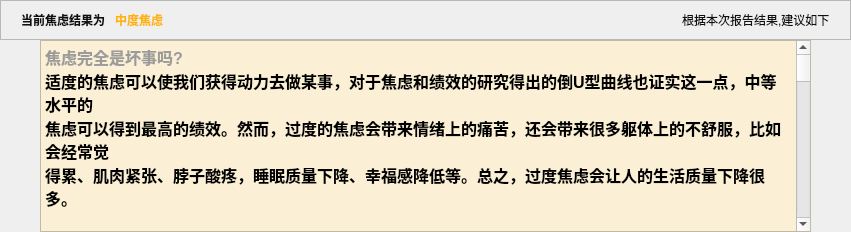
           <widget class="QWidget" name="jl_zd">
            <layout class="QVBoxLayout" name="verticalLayout_50">
             <property name="spacing">
              <number>0</number>
             </property>
             <property name="leftMargin">
              <number>0</number>
             </property>
             <property name="topMargin">
              <number>0</number>
             </property>
             <property name="rightMargin">
              <number>0</number>
             </property>
             <property name="bottomMargin">
              <number>0</number>
             </property>
             <item>
              <layout class="QVBoxLayout" name="verticalLayout_53">
               <property name="spacing">
                <number>0</number>
               </property>
               <item>
                <widget class="QFrame" name="frame_32">
                 <property name="frameShape">
                  <enum>QFrame::StyledPanel</enum>
                 </property>
                 <property name="frameShadow">
                  <enum>QFrame::Raised</enum>
                 </property>
                 <layout class="QHBoxLayout" name="horizontalLayout_46">
                  <property name="spacing">
                   <number>10</number>
                  </property>
                  <property name="leftMargin">
                   <number>20</number>
                  </property>
                  <property name="rightMargin">
                   <number>20</number>
                  </property>
                  <item>
                   <widget class="QLabel" name="label_77">
                    <property name="styleSheet">
                     <string notr="true">color: rgb(16, 16, 16);
font: 75 12pt &quot;微软雅黑&quot;;
font-weight: bold;</string>
                    </property>
                    <property name="text">
                     <string>当前焦虑结果为</string>
                    </property>
                   </widget>
                  </item>
                  <item>
                   <widget class="QLabel" name="label_78">
                    <property name="styleSheet">
                     <string notr="true">color: rgb(255, 180, 5);
font: 75 14pt &quot;微软雅黑&quot;;
font-weight: bold;</string>
                    </property>
                    <property name="text">
                     <string>中度焦虑</string>
                    </property>
                   </widget>
                  </item>
                  <item>
                   <spacer name="horizontalSpacer_29">
                    <property name="orientation">
                     <enum>Qt::Horizontal</enum>
                    </property>
                    <property name="sizeHint" stdset="0">
                     <size>
                      <width>509</width>
                      <height>20</height>
                     </size>
                    </property>
                   </spacer>
                  </item>
                  <item>
                   <widget class="QLabel" name="label_79">
                    <property name="styleSheet">
                     <string notr="true">color: rgb(16, 16, 16);
font: 75 12pt &quot;微软雅黑&quot;;
</string>
                    </property>
                    <property name="text">
                     <string>根据本次报告结果,建议如下</string>
                    </property>
                   </widget>
                  </item>
                 </layout>
                </widget>
               </item>
               <item>
                <layout class="QVBoxLayout" name="verticalLayout_54">
                 <property name="leftMargin">
                  <number>40</number>
                 </property>
                 <property name="rightMargin">
                  <number>40</number>
                 </property>
                 <item>
                  <widget class="QTextEdit" name="textEdit_10">
                   <property name="styleSheet">
                    <string notr="true"> QTextEdit {
        background-color: rgb(251, 240, 213);
		
    }</string>
                   </property>
                   <property name="readOnly">
                    <bool>true</bool>
                   </property>
                   <property name="html">
                    <string>&lt;!DOCTYPE HTML PUBLIC &quot;-//W3C//DTD HTML 4.0//EN&quot; &quot;http://www.w3.org/TR/REC-html40/strict.dtd&quot;&gt;
&lt;html&gt;&lt;head&gt;&lt;meta name=&quot;qrichtext&quot; content=&quot;1&quot; /&gt;&lt;meta charset=&quot;utf-8&quot; /&gt;&lt;style type=&quot;text/css&quot;&gt;
p, li { white-space: pre-wrap; }
hr { height: 1px; border-width: 0; }
li.unchecked::marker { content: &quot;\2610&quot;; }
li.checked::marker { content: &quot;\2612&quot;; }
&lt;/style&gt;&lt;/head&gt;&lt;body style=&quot; font-family:'Microsoft YaHei UI'; font-size:9pt; font-weight:400; font-style:normal;&quot;&gt;
&lt;p style=&quot; margin-top:0px; margin-bottom:0px; margin-left:0px; margin-right:0px; -qt-block-indent:0; text-indent:0px;&quot;&gt;&lt;span style=&quot; font-family:'SimSun'; font-size:12pt; font-weight:600; color:#9b9b9b;&quot;&gt;焦虑完全是坏事吗?&lt;/span&gt;&lt;/p&gt;
&lt;p style=&quot; margin-top:0px; margin-bottom:0px; margin-left:0px; margin-right:0px; -qt-block-indent:0; text-indent:0px;&quot;&gt;&lt;span style=&quot; font-family:'SimSun'; font-size:12pt; font-weight:600;&quot;&gt;适度的焦虑可以使我们获得动力去做某事，对于焦虑和绩效的研究得出的倒U型曲线也证实这一点，中等水平的&lt;/span&gt;&lt;/p&gt;
&lt;p style=&quot; margin-top:0px; margin-bottom:0px; margin-left:0px; margin-right:0px; -qt-block-indent:0; text-indent:0px;&quot;&gt;&lt;span style=&quot; font-family:'SimSun'; font-size:12pt; font-weight:600;&quot;&gt;焦虑可以得到最高的绩效。然而，过度的焦虑会带来情绪上的痛苦，还会带来很多躯体上的不舒服，比如会经常觉&lt;/span&gt;&lt;/p&gt;
&lt;p style=&quot; margin-top:0px; margin-bottom:0px; margin-left:0px; margin-right:0px; -qt-block-indent:0; text-indent:0px;&quot;&gt;&lt;span style=&quot; font-family:'SimSun'; font-size:12pt; font-weight:600;&quot;&gt;得累、肌肉紧张、脖子酸疼，睡眠质量下降、幸福感降低等。总之，过度焦虑会让人的生活质量下降很多。&lt;/span&gt;&lt;/p&gt;
&lt;p style=&quot;-qt-paragraph-type:empty; margin-top:0px; margin-bottom:0px; margin-left:0px; margin-right:0px; -qt-block-indent:0; text-indent:0px; font-family:'SimSun'; font-size:12pt; font-weight:600;&quot;&gt;&lt;br /&gt;&lt;/p&gt;
&lt;p style=&quot; margin-top:0px; margin-bottom:0px; margin-left:0px; margin-right:0px; -qt-block-indent:0; text-indent:0px;&quot;&gt;&lt;span style=&quot; font-family:'SimSun'; font-size:12pt; font-weight:600; color:#9b9b9b;&quot;&gt;焦虑的影响因素&lt;/span&gt;&lt;/p&gt;
&lt;p style=&quot; margin-top:0px; margin-bottom:0px; margin-left:0px; margin-right:0px; -qt-block-indent:0; text-indent:0px;&quot;&gt;&lt;span style=&quot; font-family:'SimSun'; font-size:12pt; font-weight:600;&quot;&gt;·遗传因素：研究表明，焦虑症可能具有一定的遗传倾向。如果家庭中有焦虑症的病例，个体发展焦虑的风险可能&lt;/span&gt;&lt;/p&gt;
&lt;p style=&quot; margin-top:0px; margin-bottom:0px; margin-left:0px; margin-right:0px; -qt-block-indent:0; text-indent:0px;&quot;&gt;&lt;span style=&quot; font-family:'SimSun'; font-size:12pt; font-weight:600;&quot;&gt;较高。&lt;/span&gt;&lt;/p&gt;
&lt;p style=&quot; margin-top:0px; margin-bottom:0px; margin-left:0px; margin-right:0px; -qt-block-indent:0; text-indent:0px;&quot;&gt;&lt;span style=&quot; font-family:'SimSun'; font-size:12pt; font-weight:600;&quot;&gt;·生物学因素：脑部神经递质（如血清素、去甲肾上腺素）的不平衡、激素水平的波动以及大脑结构的差异都可能&lt;/span&gt;&lt;/p&gt;
&lt;p style=&quot; margin-top:0px; margin-bottom:0px; margin-left:0px; margin-right:0px; -qt-block-indent:0; text-indent:0px;&quot;&gt;&lt;span style=&quot; font-family:'SimSun'; font-size:12pt; font-weight:600;&quot;&gt;与焦虑症的发生有关。&lt;/span&gt;&lt;/p&gt;
&lt;p style=&quot; margin-top:0px; margin-bottom:0px; margin-left:0px; margin-right:0px; -qt-block-indent:0; text-indent:0px;&quot;&gt;&lt;span style=&quot; font-family:'SimSun'; font-size:12pt; font-weight:600;&quot;&gt;·心理因素：个体的性格特征，如完美主义、过度自我批评等，可能增加焦虑的风险。此外，童年时期的创伤经历&lt;/span&gt;&lt;/p&gt;
&lt;p style=&quot; margin-top:0px; margin-bottom:0px; margin-left:0px; margin-right:0px; -qt-block-indent:0; text-indent:0px;&quot;&gt;&lt;span style=&quot; font-family:'SimSun'; font-size:12pt; font-weight:600;&quot;&gt;、早期生活环境也会对心理健康产生影响。&lt;/span&gt;&lt;/p&gt;
&lt;p style=&quot; margin-top:0px; margin-bottom:0px; margin-left:0px; margin-right:0px; -qt-block-indent:0; text-indent:0px;&quot;&gt;&lt;span style=&quot; font-family:'SimSun'; font-size:12pt; font-weight:600;&quot;&gt;·环境因素：生活中的压力事件，如工作压力、家庭冲突、经济困难等，都是焦虑的常见诱因。长期处于紧张或不&lt;/span&gt;&lt;/p&gt;
&lt;p style=&quot; margin-top:0px; margin-bottom:0px; margin-left:0px; margin-right:0px; -qt-block-indent:0; text-indent:0px;&quot;&gt;&lt;span style=&quot; font-family:'SimSun'; font-size:12pt; font-weight:600;&quot;&gt;安的环境中，也容易引发或加重焦虑症状。&lt;/span&gt;&lt;/p&gt;
&lt;p style=&quot; margin-top:0px; margin-bottom:0px; margin-left:0px; margin-right:0px; -qt-block-indent:0; text-indent:0px;&quot;&gt;&lt;span style=&quot; font-family:'SimSun'; font-size:12pt; font-weight:600;&quot;&gt;·社会因素：社会支持的缺乏、社会孤立、与他人的关系问题等都可能增加焦虑感。现代社会中，社交媒体的影响&lt;/span&gt;&lt;/p&gt;
&lt;p style=&quot; margin-top:0px; margin-bottom:0px; margin-left:0px; margin-right:0px; -qt-block-indent:0; text-indent:0px;&quot;&gt;&lt;span style=&quot; font-family:'SimSun'; font-size:12pt; font-weight:600;&quot;&gt;也可能对心理健康产生负面作用。&lt;/span&gt;&lt;/p&gt;
&lt;p style=&quot; margin-top:0px; margin-bottom:0px; margin-left:0px; margin-right:0px; -qt-block-indent:0; text-indent:0px;&quot;&gt;&lt;span style=&quot; font-family:'SimSun'; font-size:12pt; font-weight:600;&quot;&gt;·生活方式：不良的生活习惯，如缺乏锻炼、睡眠不足、不健康的饮食等，可能会影响情绪状态，增加焦虑感。&lt;/span&gt;&lt;/p&gt;
&lt;p style=&quot; margin-top:0px; margin-bottom:0px; margin-left:0px; margin-right:0px; -qt-block-indent:0; text-indent:0px;&quot;&gt;&lt;span style=&quot; font-family:'SimSun'; font-size:12pt; font-weight:600;&quot;&gt;·认知因素：个体对威胁的感知、对自己能力的怀疑以及对未来的过度担忧等认知模式，也可能导致或加重焦虑症&lt;/span&gt;&lt;/p&gt;
&lt;p style=&quot; margin-top:0px; margin-bottom:0px; margin-left:0px; margin-right:0px; -qt-block-indent:0; text-indent:0px;&quot;&gt;&lt;span style=&quot; font-family:'SimSun'; font-size:12pt; font-weight:600;&quot;&gt;状。&lt;/span&gt;&lt;/p&gt;
&lt;p style=&quot;-qt-paragraph-type:empty; margin-top:0px; margin-bottom:0px; margin-left:0px; margin-right:0px; -qt-block-indent:0; text-indent:0px; font-family:'SimSun'; font-size:12pt; font-weight:600;&quot;&gt;&lt;br /&gt;&lt;/p&gt;
&lt;p style=&quot; margin-top:0px; margin-bottom:0px; margin-left:0px; margin-right:0px; -qt-block-indent:0; text-indent:0px;&quot;&gt;&lt;span style=&quot; font-family:'SimSun'; font-size:12pt; font-weight:600; color:#ff0000;&quot;&gt;焦虑的影响因素通常是综合的，不同因素可能以不同的方式相互作用，影响一个人的焦虑水平。理解这些因素有助&lt;/span&gt;&lt;/p&gt;
&lt;p style=&quot; margin-top:0px; margin-bottom:0px; margin-left:0px; margin-right:0px; -qt-block-indent:0; text-indent:0px;&quot;&gt;&lt;span style=&quot; font-family:'SimSun'; font-size:12pt; font-weight:600; color:#ff0000;&quot;&gt;于制定有效的应对策略，如心理治疗、药物治疗或生活方式调整。&lt;/span&gt;&lt;/p&gt;
&lt;p style=&quot;-qt-paragraph-type:empty; margin-top:0px; margin-bottom:0px; margin-left:0px; margin-right:0px; -qt-block-indent:0; text-indent:0px; font-family:'SimSun'; font-size:12pt; font-weight:600; color:#ff0000;&quot;&gt;&lt;br /&gt;&lt;/p&gt;
&lt;p style=&quot; margin-top:0px; margin-bottom:0px; margin-left:0px; margin-right:0px; -qt-block-indent:0; text-indent:0px;&quot;&gt;&lt;span style=&quot; font-family:'SimSun'; font-size:12pt; font-weight:600; color:#9b9b9b;&quot;&gt;缓解中度焦虑的建议&lt;/span&gt;&lt;/p&gt;
&lt;p style=&quot; margin-top:0px; margin-bottom:0px; margin-left:0px; margin-right:0px; -qt-block-indent:0; text-indent:0px;&quot;&gt;&lt;span style=&quot; font-family:'SimSun'; font-size:12pt; font-weight:600;&quot;&gt;1、简单心理治疗&lt;/span&gt;&lt;/p&gt;
&lt;p style=&quot; margin-top:0px; margin-bottom:0px; margin-left:0px; margin-right:0px; -qt-block-indent:0; text-indent:0px;&quot;&gt;&lt;span style=&quot; font-family:'SimSun'; font-size:12pt; font-weight:600;&quot;&gt;认知行为疗法（CBT）：CBT是治疗焦虑症的重要方法之一，通过与专业心理咨询师的密切合作，患者将学会识别和改变消极的思维模式和行为习惯，减少对焦虑事件的过度反应。CBT注重实际操作和技能训练，旨在帮助患者建立更积极、理性的认知框架。&lt;/span&gt;&lt;/p&gt;
&lt;p style=&quot; margin-top:0px; margin-bottom:0px; margin-left:0px; margin-right:0px; -qt-block-indent:0; text-indent:0px;&quot;&gt;&lt;span style=&quot; font-family:'SimSun'; font-size:12pt; font-weight:600;&quot;&gt;支持性心理疗法：通过倾听、鼓励和支持等技巧，向患者传递积极的情绪，减轻他们的恐惧和不安，改善不适症状。&lt;/span&gt;&lt;/p&gt;
&lt;p style=&quot; margin-top:0px; margin-bottom:0px; margin-left:0px; margin-right:0px; -qt-block-indent:0; text-indent:0px;&quot;&gt;&lt;span style=&quot; font-family:'SimSun'; font-size:12pt; font-weight:600;&quot;&gt;2、自我调节&lt;/span&gt;&lt;/p&gt;
&lt;p style=&quot; margin-top:0px; margin-bottom:0px; margin-left:0px; margin-right:0px; -qt-block-indent:0; text-indent:0px;&quot;&gt;&lt;span style=&quot; font-family:'SimSun'; font-size:12pt; font-weight:600;&quot;&gt;深呼吸和放松练习：当感到焦虑时，进行深呼吸和放松练习，如渐进性肌肉松弛，有助于身体放松，缓解紧张情绪。&lt;/span&gt;&lt;/p&gt;
&lt;p style=&quot; margin-top:0px; margin-bottom:0px; margin-left:0px; margin-right:0px; -qt-block-indent:0; text-indent:0px;&quot;&gt;&lt;span style=&quot; font-family:'SimSun'; font-size:12pt; font-weight:600;&quot;&gt;冥想和瑜伽：这些练习可以帮助患者专注于当下，排除杂念，平静心灵，减轻焦虑。&lt;/span&gt;&lt;/p&gt;
&lt;p style=&quot; margin-top:0px; margin-bottom:0px; margin-left:0px; margin-right:0px; -qt-block-indent:0; text-indent:0px;&quot;&gt;&lt;span style=&quot; font-family:'SimSun'; font-size:12pt; font-weight:600;&quot;&gt;自我反省：学会自我反省，识别并处理潜在的情绪压力和焦虑源。&lt;/span&gt;&lt;/p&gt;
&lt;p style=&quot; margin-top:0px; margin-bottom:0px; margin-left:0px; margin-right:0px; -qt-block-indent:0; text-indent:0px;&quot;&gt;&lt;span style=&quot; font-family:'SimSun'; font-size:12pt; font-weight:600;&quot;&gt;3、生活方式调整&lt;/span&gt;&lt;/p&gt;
&lt;p style=&quot; margin-top:0px; margin-bottom:0px; margin-left:0px; margin-right:0px; -qt-block-indent:0; text-indent:0px;&quot;&gt;&lt;span style=&quot; font-family:'SimSun'; font-size:12pt; font-weight:600;&quot;&gt;规律作息：保持规律的作息时间，确保充足的睡眠和休息，有助于稳定情绪，减少焦虑。&lt;/span&gt;&lt;/p&gt;
&lt;p style=&quot; margin-top:0px; margin-bottom:0px; margin-left:0px; margin-right:0px; -qt-block-indent:0; text-indent:0px;&quot;&gt;&lt;span style=&quot; font-family:'SimSun'; font-size:12pt; font-weight:600;&quot;&gt;健康饮食：均衡饮食，多摄入富含维生素、矿物质和抗氧化剂的食物，避免过多摄入咖啡因、糖分等刺激性物质。&lt;/span&gt;&lt;/p&gt;
&lt;p style=&quot; margin-top:0px; margin-bottom:0px; margin-left:0px; margin-right:0px; -qt-block-indent:0; text-indent:0px;&quot;&gt;&lt;span style=&quot; font-family:'SimSun'; font-size:12pt; font-weight:600;&quot;&gt;适度运动：进行适度的体育活动，如慢跑、游泳、瑜伽等，不仅可以增强体质，还能促进大脑分泌多巴胺等神经递质，有助于缓解焦虑情绪。&lt;/span&gt;&lt;/p&gt;
&lt;p style=&quot; margin-top:0px; margin-bottom:0px; margin-left:0px; margin-right:0px; -qt-block-indent:0; text-indent:0px;&quot;&gt;&lt;span style=&quot; font-family:'SimSun'; font-size:12pt; font-weight:600;&quot;&gt;4、社交支持&lt;/span&gt;&lt;/p&gt;
&lt;p style=&quot; margin-top:0px; margin-bottom:0px; margin-left:0px; margin-right:0px; -qt-block-indent:0; text-indent:0px;&quot;&gt;&lt;span style=&quot; font-family:'SimSun'; font-size:12pt; font-weight:600;&quot;&gt;积极社交：与家人、朋友保持密切联系，分享自己的感受和困扰。他们的理解和支持能够减轻你的焦虑情绪。&lt;/span&gt;&lt;/p&gt;
&lt;p style=&quot; margin-top:0px; margin-bottom:0px; margin-left:0px; margin-right:0px; -qt-block-indent:0; text-indent:0px;&quot;&gt;&lt;span style=&quot; font-family:'SimSun'; font-size:12pt; font-weight:600;&quot;&gt;参与社交活动：加入兴趣小组或社区活动，扩大社交圈子，增加生活的乐趣和多样性。&lt;/span&gt;&lt;/p&gt;
&lt;p style=&quot; margin-top:0px; margin-bottom:0px; margin-left:0px; margin-right:0px; -qt-block-indent:0; text-indent:0px;&quot;&gt;&lt;span style=&quot; font-family:'SimSun'; font-size:12pt; font-weight:600;&quot;&gt;5、药物治疗&lt;/span&gt;&lt;/p&gt;
&lt;p style=&quot; margin-top:0px; margin-bottom:0px; margin-left:0px; margin-right:0px; -qt-block-indent:0; text-indent:0px;&quot;&gt;&lt;span style=&quot; font-family:'SimSun'; font-size:12pt; font-weight:600;&quot;&gt;在必要时，患者可以在专业医生的指导下使用抗焦虑药物进行治疗。这些药物能够调节大脑内神经递质的平衡，减轻焦虑症状。但请注意，药物治疗需遵循一定的用药原则和注意事项，以确保治疗效果和安全性。&lt;/span&gt;&lt;/p&gt;
&lt;p style=&quot; margin-top:0px; margin-bottom:0px; margin-left:0px; margin-right:0px; -qt-block-indent:0; text-indent:0px;&quot;&gt;&lt;span style=&quot; font-family:'SimSun'; font-size:12pt; font-weight:600;&quot;&gt;6、其他建议&lt;/span&gt;&lt;/p&gt;
&lt;p style=&quot; margin-top:0px; margin-bottom:0px; margin-left:0px; margin-right:0px; -qt-block-indent:0; text-indent:0px;&quot;&gt;&lt;span style=&quot; font-family:'SimSun'; font-size:12pt; font-weight:600;&quot;&gt;培养兴趣爱好：投入到自己喜欢的活动中，如绘画、书法、摄影等，可以转移注意力，让自己沉浸在乐趣中，忘却焦虑。&lt;/span&gt;&lt;/p&gt;
&lt;p style=&quot; margin-top:0px; margin-bottom:0px; margin-left:0px; margin-right:0px; -qt-block-indent:0; text-indent:0px;&quot;&gt;&lt;span style=&quot; font-family:'SimSun'; font-size:12pt; font-weight:600;&quot;&gt;时间管理：合理安排时间，制定明确的计划和目标，避免拖延和过度压力。&lt;/span&gt;&lt;/p&gt;
&lt;p style=&quot; margin-top:0px; margin-bottom:0px; margin-left:0px; margin-right:0px; -qt-block-indent:0; text-indent:0px;&quot;&gt;&lt;span style=&quot; font-family:'SimSun'; font-size:12pt; font-weight:600;&quot;&gt;保持积极心态：学会用积极的话语来鼓励自己，进行自我暗示，增强自信心。&lt;/span&gt;&lt;/p&gt;
&lt;p style=&quot;-qt-paragraph-type:empty; margin-top:0px; margin-bottom:0px; margin-left:0px; margin-right:0px; -qt-block-indent:0; text-indent:0px; font-family:'SimSun'; font-size:12pt; font-weight:600;&quot;&gt;&lt;br /&gt;&lt;/p&gt;
&lt;p style=&quot; margin-top:0px; margin-bottom:0px; margin-left:0px; margin-right:0px; -qt-block-indent:0; text-indent:0px;&quot;&gt;&lt;span style=&quot; font-family:'SimSun'; font-size:12pt; font-weight:600; color:#ff0000;&quot;&gt;总之，缓解中度焦虑需要综合性的治疗和生活方式调整。患者应根据自身情况选择合适的方法，并在专业医生的指导下进行治疗。同时，保持积极的心态和良好的生活习惯也是缓解焦虑的重要因素。&lt;/span&gt;&lt;/p&gt;&lt;/body&gt;&lt;/html&gt;</string>
                   </property>
                  </widget>
                 </item>
                </layout>
               </item>
              </layout>
             </item>
            </layout>
           </widget>
